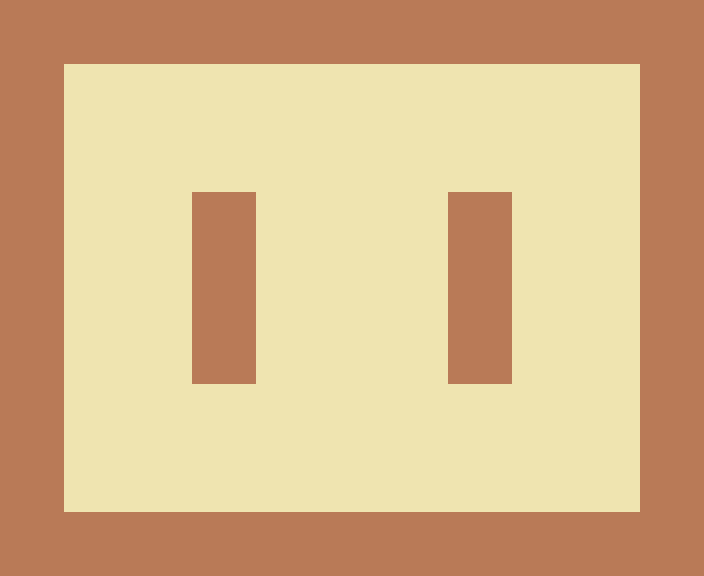

Rendered tile map (Tiled .tmx) drawn with the repository's tilesets; below, a short description and the map source with its tile grids summarised:
An orthogonal 11x9 tile map with 64x64 px tiles, 1 tile layer (Tile Layer 1), 2 tilesets.

<map version="1.0" orientation="orthogonal" width="11" height="9" tilewidth="64" tileheight="64">
 <tileset firstgid="1" name="floor" tilewidth="64" tileheight="64">
  <image source="../res/floor.png" width="64" height="64" />
 </tileset>
 <tileset firstgid="2" name="wall" tilewidth="64" tileheight="64">
  <image source="../res/wall.png" width="64" height="64" />
  <tile id="0">
   <properties>
    <property name="blocked" value="true" />
   </properties>
  </tile>
 </tileset>
 <layer name="Tile Layer 1" width="11" height="9">
  <data>[99 cells, 99 non-empty, 2 distinct tile ids]</data>
 </layer>
</map>
